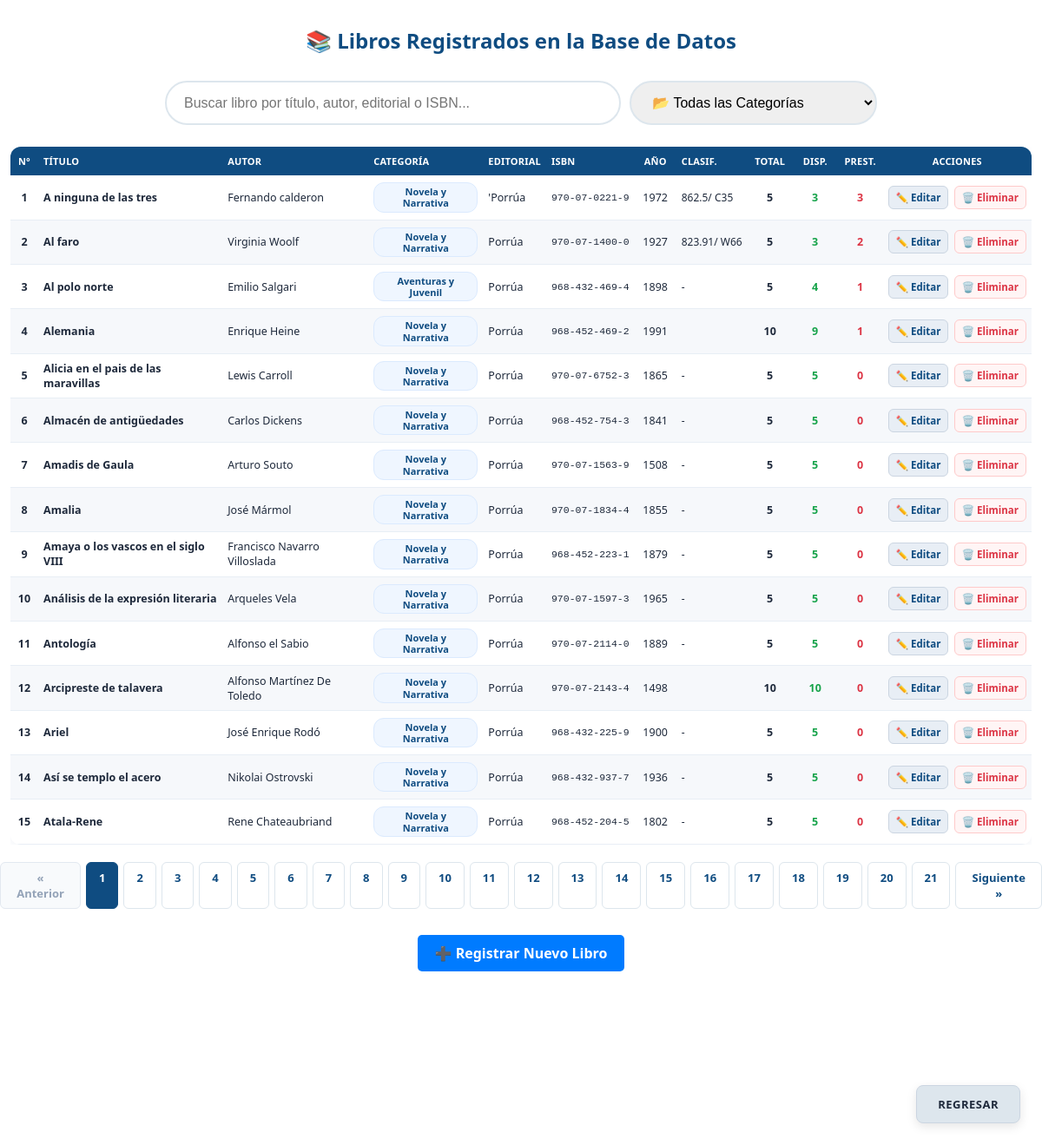
The page /ver_catalogo.php (signed in) on the database its author committed.
### tables this page shows
CREATE TABLE `libros` (
  `id_libro` int(11) NOT NULL AUTO_INCREMENT,
  `Titulo` varchar(255) NOT NULL,
  `Autor` varchar(150) DEFAULT NULL,
  `Categoria` varchar(100) DEFAULT 'Novela y Narrativa',
  `Editorial` varchar(100) DEFAULT NULL,
  `ISBN` varchar(100) DEFAULT NULL,
  `ano` int(11) NOT NULL,
  `País` varchar(100) DEFAULT NULL,
  `Idioma` varchar(50) DEFAULT NULL,
  `Descripción` varchar(100) DEFAULT NULL,
  `Encabezamiento de Materia` varchar(100) DEFAULT NULL,
  `Ejemplares_totales` int(11) DEFAULT 0,
  `Ejemplares_disponibles` int(11) DEFAULT 0,
  `Ejemplares_prestados` int(11) DEFAULT 0,
  `Clasificación` varchar(100) DEFAULT NULL,
  PRIMARY KEY (`id_libro`)
);

### ver_catalogo.php (the view, shortened to what this page needs)
<?php
require_once 'conexion.php';
$registros_por_pagina = 15;
$pagina_actual = isset($_GET['pagina']) ? filter_input(INPUT_GET, 'pagina', FILTER_VALIDATE_INT) : 1;
$desplazamiento = ($pagina_actual - 1) * $registros_por_pagina;
$sql_total = "SELECT COUNT(*) AS total FROM libros";
$total_registros = $conexion->query($sql_total)->fetch_assoc()['total'];
$total_paginas = ceil($total_registros / $registros_por_pagina);
$sql_datos = "SELECT * FROM libros ORDER BY id_libro ASC LIMIT ? OFFSET ?";
$stmt = $conexion->prepare($sql_datos);
$stmt->bind_param("ii", $registros_por_pagina, $desplazamiento);
$stmt->execute();
$resultado = $stmt->get_result();
?>
<!DOCTYPE html>
<html lang="es">
<head>
    <link rel="stylesheet" href="style.css?v=<?php echo time(); ?>">
</head>
<body class="body2">
    <h2 style="text-align: center; color: #0F4C81; margin-top: 30px;">📚 Libros Registrados en la Base de Datos</h2>
    <div class="contenedor-busqueda" style="margin: 20px auto; max-width: 850px; display: flex; flex-wrap: wrap; gap: 10px; justify-content: center; padding: 0 15px;">
        <input type="text" id="buscar-tabla-libros" class="input-busqueda" style="flex: 2; min-width: 240px;"
               placeholder="Buscar libro por título, autor, editorial o ISBN..." onkeyup="buscarGlobalLibros()">
        <select id="filtro-categoria-libros" class="input-busqueda" style="flex: 1; min-width: 200px; cursor: pointer;" onchange="buscarGlobalLibros()">
            <option value="">📂 Todas las Categorías</option>
        </select>
    </div>
    <div class="tabla-responsiva contenedor-catalogo">
        <table class="tabla-datos tabla-catalogo">
            <thead>
                <tr>
                    <th class="col-num">N°</th>
                    <th>Título</th>
                    <th>Autor</th>
                    <th>Categoría</th>
                    <th>Editorial</th>
                    <th>ISBN</th>
                    <th class="col-anio">Año</th>
                    <th>Clasif.</th>
                    <th class="col-stock">Total</th>
                    <th class="col-stock">Disp.</th>
                    <th class="col-stock">Prest.</th>
                    <th class="col-acciones">Acciones</th>
                </tr>
            </thead>
            <tbody id="tabla-cuerpo-libros">
                <?php if ($resultado && $resultado->num_rows > 0):
                    $num = $desplazamiento + 1;
                    while ($fila = $resultado->fetch_assoc()):
                        $clasif = $fila['Clasificación'] ?? $fila['clasificacion'] ?? '-';
                        ?>
                        <tr>
                            <td class="col-num"><?php echo $num; ?></td>
                            <td><strong><?php echo htmlspecialchars($fila['Titulo']); ?></strong></td>
                            <td><?php echo htmlspecialchars($fila['Autor']); ?></td>
                            <td><span class="badge-categoria"><?php echo htmlspecialchars($fila['Categoria'] ?? 'Novela y Narrativa'); ?></span></td>
                            <td><?php echo htmlspecialchars($fila['Editorial']); ?></td>
                            <td class="col-isbn"><?php echo htmlspecialchars($fila['ISBN'] ?? '-'); ?></td>
                            <td class="col-anio"><?php echo htmlspecialchars($fila['ano'] ?? '-'); ?></td>
                            <td class="col-clasif"><?php echo htmlspecialchars($clasif); ?></td>
                            <td class="col-stock" style="font-weight: 600;"><?php echo $fila['Ejemplares_totales'] ?? 0; ?></td>
                            <td class="col-stock" style="color: #16A34A; font-weight: bold;"><?php echo $fila['Ejemplares_disponibles'] ?? 0; ?></td>
                            <td class="col-stock" style="color: #DC3545; font-weight: 600;"><?php echo $fila['Ejemplares_prestados'] ?? 0; ?></td>
                            <td class="col-acciones">
                                <a href="catalogo.php?editar_id=<?php echo $fila['id_libro']; ?>" class="btn-editar" title="Editar">✏️ Editar</a>
                                <a href="catalogo.php?eliminar_id=<?php echo $fila['id_libro']; ?>" class="btn-eliminar" title="Eliminar"
                                    onclick="return confirm('¿Seguro que deseas eliminar este libro?');">🗑️ Eliminar</a>
                            </td>
                        </tr>
                        <?php
                        $num++;
                    endwhile;
                else: ?>
                    <tr>
                        <td colspan="12" style="text-align: center;">No hay libros registrados en el catálogo.</td>
                    </tr>
                <?php endif; ?>
            </tbody>
        </table>
    </div>
    <?php if ($total_paginas > 1): ?>
        <div class="paginador" id="paginador-libros">
            <a href="?pagina=<?php echo $pagina_actual - 1; ?>"
                class="<?php echo ($pagina_actual <= 1) ? 'deshabilitado' : ''; ?>">« Anterior</a>
            <?php for ($i = 1; $i <= $total_paginas; $i++): ?>
                <a href="?pagina=<?php echo $i; ?>" class="<?php echo ($pagina_actual == $i) ? 'activa' : ''; ?>">
                    <?php echo $i; ?>
                </a>
            <?php endfor; ?>
            <a href="?pagina=<?php echo $pagina_actual + 1; ?>"
                class="<?php echo ($pagina_actual >= $total_paginas) ? 'deshabilitado' : ''; ?>">Siguiente »</a>
        </div>
    <?php endif; ?>
    <div style="text-align: center; margin-bottom: 40px;">
        <a href="catalogo.php"
            style="display: inline-block; padding: 10px 20px; background-color: #007bff; color: white; text-decoration: none; border-radius: 5px; font-weight: bold;">➕
            Registrar Nuevo Libro</a>
    </div>
    <div class="z1">
        <a class="z2" href="registro.php">REGRESAR</a>
    </div>
</body>
</html>

### rows shown on the page
libros: Titulo "A ninguna de las tres", Autor "Fernando calderon", Categoria "Novela y Narrativa", Editorial "'Porrúa", ISBN "970-07-0221-9", ano "1972", Clasificación "862.5/ C35", Ejemplares_totales "5", Ejemplares_disponibles "3", Ejemplares_prestados "3"
libros: Titulo "Al faro", Autor "Virginia Woolf", Categoria "Novela y Narrativa", Editorial "Porrúa", ISBN "970-07-1400-0", ano "1927", Clasificación "823.91/ W66", Ejemplares_totales "5", Ejemplares_disponibles "3", Ejemplares_prestados "2"
libros: Titulo "Al polo norte", Autor "Emilio Salgari", Categoria "Aventuras y Juvenil", Editorial "Porrúa", ISBN "968-432-469-4", ano "1898", Clasificación "-", Ejemplares_totales "5", Ejemplares_disponibles "4", Ejemplares_prestados "1"
libros: Titulo "Alemania", Autor "Enrique Heine", Categoria "Novela y Narrativa", Editorial "Porrúa", ISBN "968-452-469-2", ano "1991", Ejemplares_totales "10", Ejemplares_disponibles "9", Ejemplares_prestados "1"
libros: Titulo "Alicia en el pais de las maravillas", Autor "Lewis Carroll", Categoria "Novela y Narrativa", Editorial "Porrúa", ISBN "970-07-6752-3", ano "1865", Clasificación "-", Ejemplares_totales "5", Ejemplares_disponibles "5", Ejemplares_prestados "0"
libros: Titulo "Almacén de antigüedades", Autor "Carlos Dickens", Categoria "Novela y Narrativa", Editorial "Porrúa", ISBN "968-452-754-3", ano "1841", Clasificación "-", Ejemplares_totales "5", Ejemplares_disponibles "5", Ejemplares_prestados "0"
libros: Titulo "Amadis de Gaula", Autor "Arturo Souto", Categoria "Novela y Narrativa", Editorial "Porrúa", ISBN "970-07-1563-9", ano "1508", Clasificación "-", Ejemplares_totales "5", Ejemplares_disponibles "5", Ejemplares_prestados "0"
libros: Titulo "Amalia", Autor "José Mármol", Categoria "Novela y Narrativa", Editorial "Porrúa", ISBN "970-07-1834-4", ano "1855", Clasificación "-", Ejemplares_totales "5", Ejemplares_disponibles "5", Ejemplares_prestados "0"
libros: Titulo "Amaya o los vascos en el siglo VIII", Autor "Francisco Navarro Villoslada", Categoria "Novela y Narrativa", Editorial "Porrúa", ISBN "968-452-223-1", ano "1879", Clasificación "-", Ejemplares_totales "5", Ejemplares_disponibles "5", Ejemplares_prestados "0"
libros: Titulo "Análisis de la expresión literaria", Autor "Arqueles Vela", Categoria "Novela y Narrativa", Editorial "Porrúa", ISBN "970-07-1597-3", ano "1965", Clasificación "-", Ejemplares_totales "5", Ejemplares_disponibles "5", Ejemplares_prestados "0"
libros: Titulo "Antología", Autor "Alfonso el Sabio", Categoria "Novela y Narrativa", Editorial "Porrúa", ISBN "970-07-2114-0", ano "1889", Clasificación "-", Ejemplares_totales "5", Ejemplares_disponibles "5", Ejemplares_prestados "0"
libros: Titulo "Arcipreste de talavera", Autor "Alfonso Martínez De Toledo", Categoria "Novela y Narrativa", Editorial "Porrúa", ISBN "970-07-2143-4", ano "1498", Ejemplares_totales "10", Ejemplares_disponibles "10", Ejemplares_prestados "0"
libros: Titulo "Ariel", Autor "José Enrique Rodó", Categoria "Novela y Narrativa", Editorial "Porrúa", ISBN "968-432-225-9", ano "1900", Clasificación "-", Ejemplares_totales "5", Ejemplares_disponibles "5", Ejemplares_prestados "0"
libros: Titulo "Así se templo el acero", Autor "Nikolai Ostrovski", Categoria "Novela y Narrativa", Editorial "Porrúa", ISBN "968-432-937-7", ano "1936", Clasificación "-", Ejemplares_totales "5", Ejemplares_disponibles "5", Ejemplares_prestados "0"
libros: Titulo "Atala-Rene", Autor "Rene Chateaubriand", Categoria "Novela y Narrativa", Editorial "Porrúa", ISBN "968-452-204-5", ano "1802", Clasificación "-", Ejemplares_totales "5", Ejemplares_disponibles "5", Ejemplares_prestados "0"
